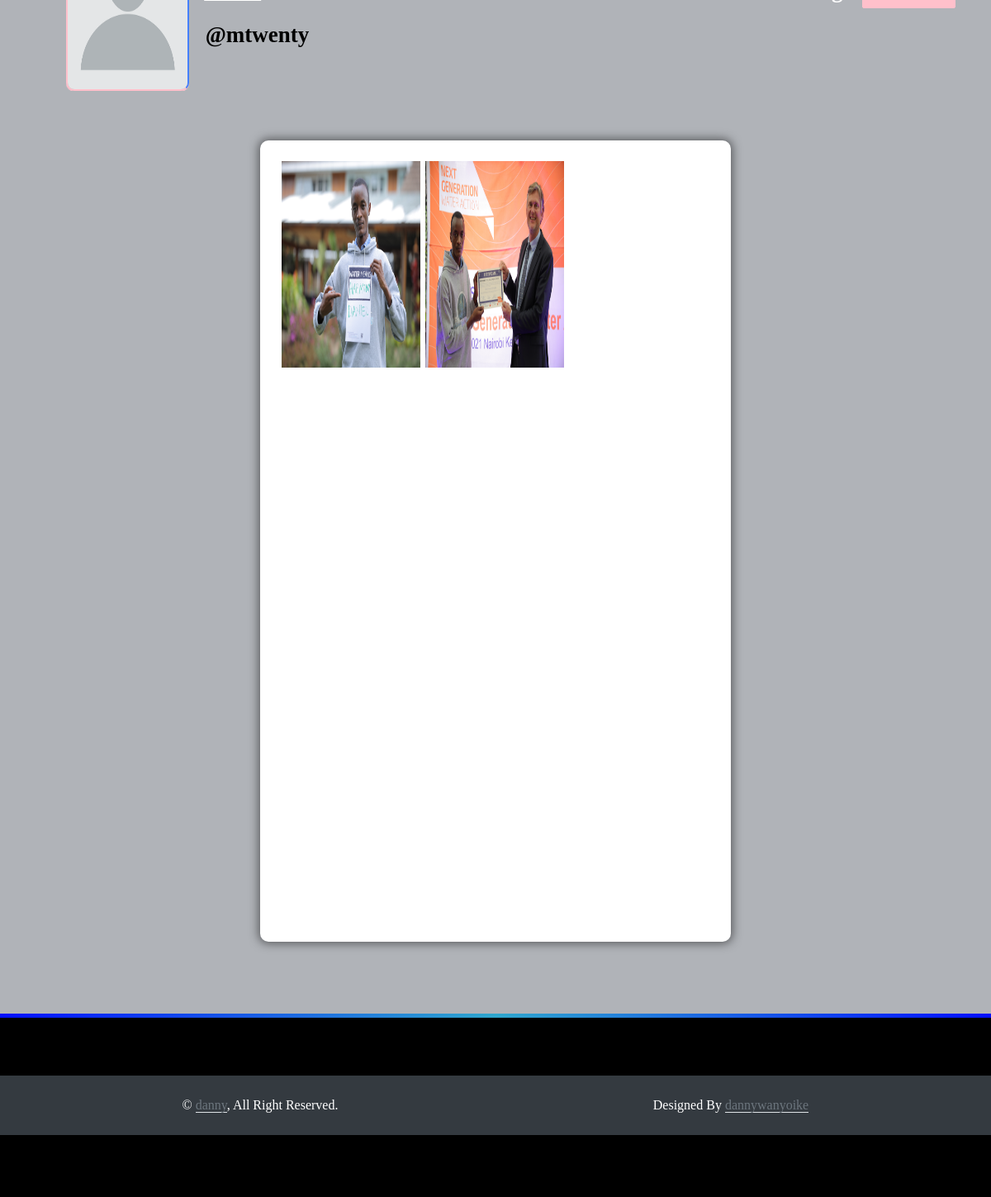
/profile/mtwenty (signed in), run on the app's committed database.
### core/models.py (models this page shows, shortened)
class Profile(models.Model):
    user = models.ForeignKey(User, on_delete=models.CASCADE)
    id_user = models.IntegerField()
    bio = models.TextField(blank=True)
    profileimg = models.ImageField(upload_to='profile_images', default='blank-profile-picture.png')
    location = models.CharField(max_length=100, blank=True)

class Post(models.Model):
    id = models.UUIDField(primary_key=True, default=uuid.uuid4)
    user = models.CharField(max_length=100)
    image = models.ImageField(upload_to='post_images')
    caption = models.TextField()
    created_at = models.DateTimeField(default=datetime.now)
    no_of_likes = models.IntegerField(default=0)

### core/views.py (the view)
# urls.py: path('profile/<str:pk>', views.profile, name='profile'),
@login_required(login_url='signin')
def profile(request, pk):
    user_object = User.objects.get(username=pk)
    user_profile = Profile.objects.get(user=user_object)
    user_posts = Post.objects.filter(user=pk)
    user_post_length = len(user_posts)
    follower = request.user.username
    user = pk
    if FollowersCount.objects.filter(follower=follower, user=user).first():
        button_text = 'Unfollow'
    else:
        button_text = 'Follow'
    user_followers = len(FollowersCount.objects.filter(user=pk))
    user_following = len(FollowersCount.objects.filter(follower=pk))
    context = {
        'user_object': user_object,
        'user_profile': user_profile,
        'user_posts': user_posts,
        'user_post_length': user_post_length,
        'button_text': button_text,
        'user_followers': user_followers,
        'user_following': user_following,
    }
    return render(request, 'profile.html', context)

### templates/profile.html (shortened to what this page needs)
{% load static %}
<!DOCTYPE html>
<html lang="en">
<head>
    <link rel="stylesheet" href="{% static 'css/main.min.css' %}">
    <link rel="stylesheet" href="{% static 'css/style.css' %}">
    <link rel="stylesheet" href="{% static 'css/color.css' %}">
    <link rel="stylesheet" href="{% static 'css/responsive.css' %}">
</head>
<body>
	<section>
			<div class="feature-photo">
				<figure><img src="{% static 'images/resources/timeline-1.jpg' %}" alt=""></figure>
				<form action="/follow" method="POST">
					<div class="add-btn">
					{% if user_object.username == user.username %}
					<a href="/settings" data-ripple="">Account Settings</a>
					{% else %}
					<a data-ripple=""><button type="submit" style="background-color: #ffc0cb; border: #ffc0cb;">{{button_text}}</button></a>
					{% endif %}
					</div>
				</form>
				<div class="container-fluid">
					<div class="row merged">
						<div class="col-lg-2 col-sm-3">
							<div class="user-avatar">
								<figure>
									<img src="{{user_profile.profileimg.url}}" style="height: 250px; width: 100%;" alt="">
								</figure>
							</div>
						</div>
						<div class="col-lg-10 col-sm-9">
							<div class="timeline-info">
								<ul>
									<li class="admin-name">
									  <h5 style="color: black;white-space: nowrap; width: 110px; font-size: 27px;"><b>@{{user_profile.user.username}}</b></h5>
									</li>
								</ul>
							</div>
						</div>
					</div>
				</div>
			</div>
		</section>
	<section>
		<div class="gap gray-bg">
			<div class="container-fluid">
				<div class="row">
					<div class="col-lg-12">
						<div class="row" id="page-contents">
							<div class="col-lg-3">
								<aside class="sidebar static">
								</aside>
							</div>
							<div class="col-lg-6">
								<div class="central-meta">
									<ul class="photos">
										{% for post in user_posts %}
										<li>
											<a class="strip" href="{{post.image.url}}" title="" data-strip-group="mygroup" data-strip-group-options="loop: false">
												<img src="{{post.image.url}}" style="height: 250px; width: 300px;" alt=""></a>
										</li>
										{% endfor %}
									</ul>
								</div>
							</div>
							<div class="col-lg-3">
								<aside class="sidebar static">
								</aside>
							</div>
						</div>
					</div>
				</div>
			</div>
		</div>
	</section>
</body>
{% include 'footer.html' %}
</html>

### static/css/color.css (style rules this page uses)
#nprogress .bar, .timeline-info > ul li a::before, .add-btn > a, .activitiez > li::before, form button, .colla-apps > li a:hover, a.underline:before, .setting-row input:checked + label, .user-avatar:hover .edit-phto, .error-meta > a, .color-bg, .add-butn, .nav.nav-tabs.likes-btn > li a.active, a.dislike-btn, .drop > a:hover, .btn-view.btn-load-more:hover, .accordion .card h5 button[aria-expanded="true"], .chat-head, .f-page > figure em, .inbox-panel-head > ul > li > a, .nav-tabs--left .nav-link.active, .nav-tabs--left .nav-link.active:hover, footer .widget-title h4::before, #topcontrol, .sidebar .widget-title::before, .f-title::before, .g-post-classic > figure > i::after, .purify > a, .help-list > a:hover, .open-position::before, .info > a, .category-box:hover, .category-box.selected, a.main-btn, .section-heading::before, .getquot-baner, .more-branches > h4::before, .is-helpful > a, .cart-optionz > li > a:hover, .paginationz > li a:hover, .paginationz > li a.active, .shopping-cart, a.btn2:hover, .form-submit > input[type="submit"], button.submit-checkout, .delete-cart:hover, .proceed .button, .amount-area .update-cart, a.addnewforum, .apply-bttons > a { background: orange; }

### static/css/responsive.css (style rules this page uses)
@media screen and (max-width: 1281px) and (min-width: 1024px) { .photos > li { min-width: 32.2%; width: 32.2%; } }
@media screen and (max-width: 1281px) and (min-width: 1024px) { .timeline-info { line-height: 51px; } }
@media screen and (max-width: 1281px) and (min-width: 1024px) { .timeline-info .admin-name > h5 { font-size: 20px; } }
@media screen and (max-width: 1281px) and (min-width: 1024px) { .user-avatar { width: 80.2% } }

### data on the page
Profile: profileimg (placeholder picture), user.username "mtwenty"
Post: image (picture)
Post: image (picture)
